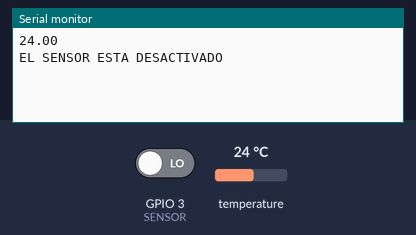
A sketch run on a simulated ESP32. Shown: the last lines printed to the serial monitor. The test bench sets the inputs (shaded band); at power-on: GPIO 3 (SENSOR) LOW, temperature 24 °C.

Above: at 1.8 s.
1.9 s: GPIO 3 (SENSOR) driven HIGH
At 3.0 s:
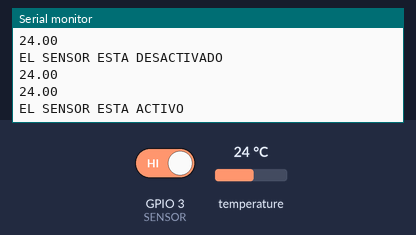
5.6 s: temperature set to 12 °C
At 6.9 s:
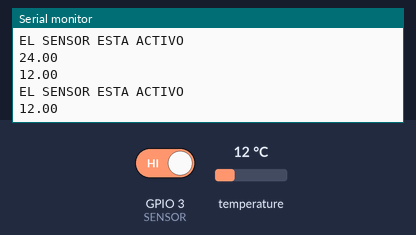
7.1 s: temperature set to 19 °C
At 7.9 s:
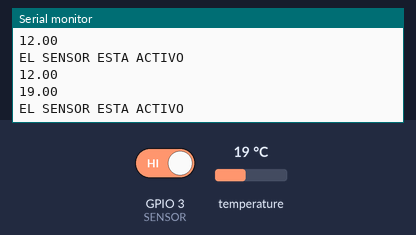
Timing chart, 0 to 10.1 s (numbered marks = the images above; inputs shaded):
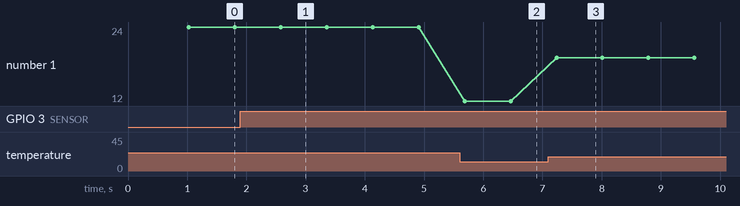

The sketch:

parte_2__bimestre_III__practica_no_1.ino
```cpp
//Librerias
#include <Ticker.h>
#include <OneWire.h>
#include <DallasTemperature.h>
//Directivas de Preprocesador
#define Led_Luis 2
#define SENSOR 3
void isr_led(void);
void isr_sensor(void);
volatile static bool estado_led;
volatile static bool estado_sensor;
Ticker isr_accion_led(isr_led, 250);
Ticker isr_accion_sensor(isr_sensor, 1000);
OneWire ourWire(2);                //Se establece el pin 2  como bus OneWire
DallasTemperature sensors(&ourWire); //Se declara una variable u objeto para nuestro sensor
//Configuraciones
void setup() {
Serial.begin(9600);
pinMode(Led_Luis,OUTPUT);
digitalWrite(Led_Luis,LOW);
isr_accion_led.start();
isr_accion_sensor.start();
sensors.begin();
estado_led = LOW;
}
//Ciclo que se repite constantemente
void loop() {
isr_accion_led.update();
isr_accion_sensor.update();
}
//Interrupcion
void isr_led(void)
{
sensors.requestTemperatures();   //Se envía el comando para leer la temperatura
float tempC= sensors.getTempCByIndex(0); //Se obtiene la temperatura en ºC
float tempF= sensors.getTempFByIndex(0); //Se obtiene la temperatura en ºF
estado_led = digitalRead(Led_Luis); //leo el estado digital del pin que estoy usando como salida.
digitalWrite(Led_Luis, !estado_led);
Serial.println(tempC);
}
void isr_sensor(void)
{
pinMode(SENSOR,INPUT);
bool HOLA = digitalRead(SENSOR);
if(HOLA==HIGH)
{
Serial.println("EL SENSOR ESTA ACTIVO");
}
if(HOLA==LOW)
{
Serial.println("EL SENSOR ESTA DESACTIVADO");
}
}
```

Measured:
- after the input at 1.9 s, the serial monitor: prints a new line after 0.68 s (image 1)
- after the input at 5.6 s, the serial monitor: prints a new line after 0.08 s (image 2)
- after the input at 7.1 s, the serial monitor: prints a new line after 0.14 s (image 3)
- plotted number 1: 24 → 12 after the input at 5.6 s, 12 → 19 after the input at 7.1 s
